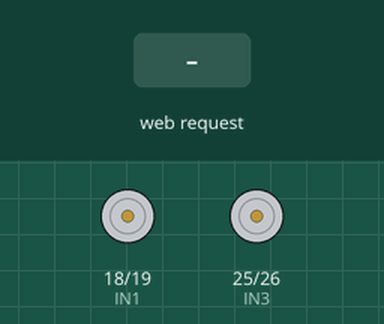
This sketch was run on a simulated ESP32. Shown: motor-driver pin pairs drawn as motors (green arrow = first pin HIGH = forward, orange = second pin HIGH = backward, longer = more drive). The inputs (shaded band) are chosen by the test bench.

Above: at 1.2 s.
1.3 s: HTTP request GET /forward received
At 1.7 s:
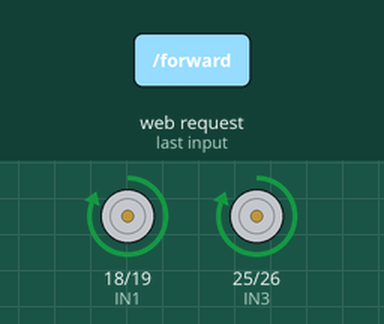
3.4 s: HTTP request GET /reverse received
At 3.8 s:
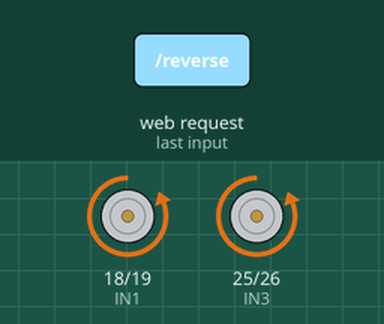
5.5 s: HTTP request GET /left received
At 5.9 s:
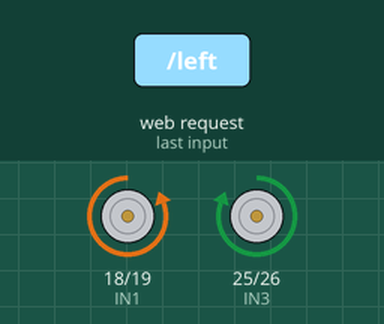
7.6 s: HTTP request GET /right received
At 8.0 s:
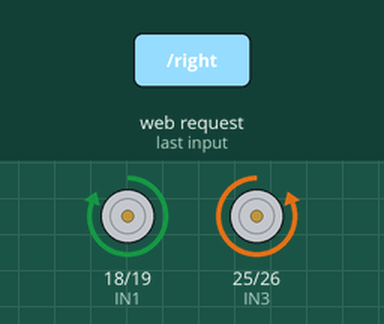
Timing chart, 0 to 10.6 s (numbered marks = the images above; inputs shaded):
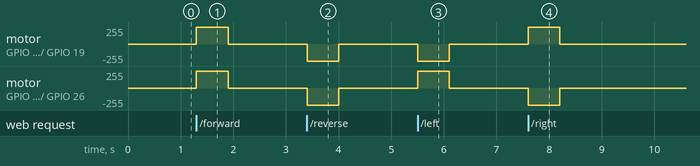

The sketch:

MINI_RC.ino
```cpp
#include <WiFi.h>
#include <WebServer.h>

const char* ssid = "MicroRC-Car";
const char* password = "password123";

WebServer server(80);

const int IN1 = 18;
const int IN2 = 19;
const int IN3 = 25;
const int IN4 = 26;

unsigned long lastCommand = 0;
const unsigned long FAILSAFE_MS = 600;
bool moving = false;

const char HTML_PAGE[] PROGMEM = R"rawliteral(
<!DOCTYPE html>
<html lang="en">
<head>
<meta charset="UTF-8">
<meta name="viewport" content="width=device-width,
 initial-scale=1, maximum-scale=1,
 user-scalable=no">
<title>Micro RC</title>
<style>
:root {
  --bg:#0b101b;
  --panel:#141f30;
  --cyan:#38d9ef;
  --text:#e2faff;
  --muted:#8191a8;
}
* { box-sizing:border-box; }
body {
  margin:0;
  min-height:100dvh;
  background:var(--bg);
  color:var(--text);
  font-family:system-ui,-apple-system,sans-serif;
  display:flex;
  justify-content:center;
  align-items:center;
  padding:18px;
  touch-action:manipulation;
}
.dashboard {
  width:100%;
  max-width:430px;
}
header {
  display:flex;
  align-items:center;
  justify-content:space-between;
  margin-bottom:22px;
}
.brand { font-size:22px; font-weight:900; }
.brand span { color:var(--cyan); }
.subtitle {
  color:var(--muted);
  font-size:10px;
  letter-spacing:2px;
}
.connection {
  font-size:11px;
  padding:9px 12px;
  background:var(--panel);
  border-radius:20px;
}
.dot {
  display:inline-block;
  width:8px;
  height:8px;
  border-radius:50%;
  background:#ff5252;
  margin-right:6px;
}
.dot.online { background:#35dc93; }
.display {
  background:linear-gradient(145deg,#16283a,#101827);
  border:1px solid #24394d;
  border-radius:22px;
  padding:28px 16px;
  text-align:center;
}
.display small {
  color:var(--muted);
  letter-spacing:2px;
}
#action {
  font-size:29px;
  font-weight:900;
  margin:14px 0 5px;
  color:var(--cyan);
}
#detail { font-size:12px; color:var(--muted); }
.info {
  display:grid;
  grid-template-columns:1fr 1fr;
  gap:12px;
  margin-top:14px;
}
.info div {
  background:var(--panel);
  border-radius:14px;
  padding:14px;
}
.info small { color:var(--muted); }
.info strong { display:block; margin-top:5px; }
.controls-title {
  text-align:center;
  margin:28px 0 18px;
  font-size:11px;
  letter-spacing:2px;
  color:var(--muted);
}
.pad {
  display:grid;
  grid-template-columns:repeat(3,minmax(0,1fr));
  gap:12px;
  max-width:340px;
  margin:auto;
}
.drive {
  aspect-ratio:1;
  background:#1b2c41;
  border:1px solid #3b6276;
  border-radius:20px;
  color:#8beafa;
  font-size:32px;
  font-weight:bold;
  cursor:pointer;
  touch-action:none;
  user-select:none;
  -webkit-user-select:none;
}
.drive.active {
  background:#087e91;
  color:white;
  transform:scale(.96);
}
#forward { grid-column:2; grid-row:1; }
#left { grid-column:1; grid-row:2; }
#stop { grid-column:2; grid-row:2; }
#right { grid-column:3; grid-row:2; }
#reverse { grid-column:2; grid-row:3; }
#stop {
  background:#8b2636;
  color:white;
  border-color:#bc4455;
  font-size:16px;
}
footer {
  text-align:center;
  color:var(--muted);
  font-size:12px;
  margin-top:30px;
}
</style>
</head>
<body>
<div class="dashboard">
<header>
  <div>
    <div class="brand">MICRO<span>RC</span></div>
    <div class="subtitle">V2.0</div>
  </div>
  <div class="connection">
    <span class="dot" id="dot"></span>
    <span id="connection">CHECKING</span>
  </div>
</header>

<section class="display">
  <small>DRIVE STATUS</small>
  <div id="action">STANDBY</div>
  <div id="detail">Hold a button to drive</div>
</section>

<div class="info">
  <div>
    <small>CONTROL</small>
    <strong>Wi-Fi AP</strong>
  </div>
  <div>
    <small>SAFETY</small>
    <strong>Auto Stop</strong>
  </div>
</div>

<div class="controls-title">DIRECTIONAL CONTROLS</div>
<div class="pad">
  <button class="drive" id="forward"
    data-cmd="forward">▲</button>
  <button class="drive" id="left"
    data-cmd="left">◀</button>
  <button class="drive" id="stop">STOP</button>
  <button class="drive" id="right"
    data-cmd="right">▶</button>
  <button class="drive" id="reverse"
    data-cmd="reverse">▼</button>
</div>

<footer>
  Hold to drive · Release to stop<br>
  Keyboard: W A S D / Arrow Keys / Space
</footer>
</div>

<script>
const action = document.getElementById('action');
const detail = document.getElementById('detail');
const dot = document.getElementById('dot');
const connection = document.getElementById('connection');

let active = null;
let timer = null;
let pending = false;
let requestController = null;

const labels = {
  forward:'FORWARD',
  reverse:'REVERSE',
  left:'TURN LEFT',
  right:'TURN RIGHT',
  stop:'STANDBY'
};

function showConnection(ok) {
  dot.classList.toggle('online',ok);
  connection.textContent = ok ? 'CONNECTED' : 'OFFLINE';
}

async function send(cmd) {
  // Only one outstanding request at a time.
  if (pending) return;
  pending = true;
  requestController = new AbortController();
  const timeout = setTimeout(
    () => requestController.abort(), 350
  );
  try {
    const r = await fetch('/' + cmd, {
      cache:'no-store',
      signal:requestController.signal
    });
    showConnection(r.ok);
  } catch(e) {
    showConnection(false);
  } finally {
    clearTimeout(timeout);
    pending = false;
    requestController = null;
  }
}

function start(cmd) {
  if (active === cmd) return;
  stop();
  active = cmd;
  action.textContent = labels[cmd];
  detail.textContent = 'Driving · Hold to continue';
  document.getElementById(cmd).classList.add('active');
  send(cmd);
  timer = setInterval(() => {
    if (active === cmd) send(cmd);
  }, 150);
}

function stop() {
  if (timer) clearInterval(timer);
  timer = null;
  if (active)
    document.getElementById(active).classList.remove('active');
  active = null;
  action.textContent = 'STANDBY';
  detail.textContent = 'Motors stopped';
  // Retry stop briefly if a previous request is in flight.
  const tryStop = () => {
    if (!pending) send('stop');
    else setTimeout(tryStop, 40);
  };
  tryStop();
}

document.querySelectorAll('[data-cmd]').forEach(btn => {
  btn.addEventListener('pointerdown',e => {
    e.preventDefault();
    btn.setPointerCapture(e.pointerId);
    start(btn.dataset.cmd);
  });
  btn.addEventListener('pointerup',stop);
  btn.addEventListener('pointercancel',stop);
  btn.addEventListener('lostpointercapture',stop);
});
document.getElementById('stop')
  .addEventListener('pointerdown',stop);

const keys = {
  w:'forward', ArrowUp:'forward',
  s:'reverse', ArrowDown:'reverse',
  a:'left', ArrowLeft:'left',
  d:'right', ArrowRight:'right'
};
let heldKey = null;
document.addEventListener('keydown',e => {
  if (e.code === 'Space') {
    e.preventDefault();
    heldKey = null;
    stop();
    return;
  }
  const cmd = keys[e.key];
  if (!cmd) return;
  e.preventDefault();
  if (e.repeat) return;
  heldKey = e.key;
  start(cmd);
});
document.addEventListener('keyup',e => {
  if (e.key === heldKey) {
    heldKey = null;
    stop();
  }
});
window.addEventListener('blur',stop);
document.addEventListener('visibilitychange',() => {
  if (document.hidden) stop();
});

// Check initial connection.
send('stop');
</script>
</body>
</html>
)rawliteral";

void motorsOff() {
  digitalWrite(IN1, LOW);
  digitalWrite(IN2, LOW);
  digitalWrite(IN3, LOW);
  digitalWrite(IN4, LOW);
  moving = false;
}

void drive(int a, int b, int c, int d) {
  digitalWrite(IN1, a);
  digitalWrite(IN2, b);
  digitalWrite(IN3, c);
  digitalWrite(IN4, d);
  moving = true;
  lastCommand = millis();
}

void handleCommand() {
  String path = server.uri();

  if (path == "/forward")
    drive(HIGH, LOW, HIGH, LOW);
  else if (path == "/reverse")
    drive(LOW, HIGH, LOW, HIGH);
  else if (path == "/left")
    drive(LOW, HIGH, HIGH, LOW);
  else if (path == "/right")
    drive(HIGH, LOW, LOW, HIGH);
  else if (path == "/stop")
    motorsOff();
  else {
    server.send(404, "text/plain", "Unknown command");
    return;
  }

  server.send(200, "text/plain", "OK");
}

void setup() {
  pinMode(IN1, OUTPUT);
  pinMode(IN2, OUTPUT);
  pinMode(IN3, OUTPUT);
  pinMode(IN4, OUTPUT);
  motorsOff();

  WiFi.mode(WIFI_AP);
  WiFi.softAP(ssid, password);

  server.on("/", []() {
    server.send_P(200, "text/html", HTML_PAGE);
  });

  server.on("/forward", handleCommand);
  server.on("/reverse", handleCommand);
  server.on("/left", handleCommand);
  server.on("/right", handleCommand);
  server.on("/stop", handleCommand);

  server.begin();
}

void loop() {
  server.handleClient();

  if (moving && millis() - lastCommand > FAILSAFE_MS) {
    motorsOff();
  }
}
```

Measured:
- after the input at 1.3 s, motor on GPIO 18 (IN1) / GPIO 19 (IN2), motor on GPIO 25 (IN3) / GPIO 26 (IN4): stopped → forward 255/255 at once, → stopped 0.60 s later
- after the input at 3.4 s, motor on GPIO 18 (IN1) / GPIO 19 (IN2), motor on GPIO 25 (IN3) / GPIO 26 (IN4): stopped → backward 255/255 at once, → stopped 0.60 s later
- after the input at 5.5 s, motor on GPIO 18 (IN1) / GPIO 19 (IN2): stopped → backward 255/255 at once, → stopped 0.60 s later; motor on GPIO 25 (IN3) / GPIO 26 (IN4): stopped → forward 255/255 at once, → stopped 0.60 s later
- after the input at 7.6 s, motor on GPIO 18 (IN1) / GPIO 19 (IN2): stopped → forward 255/255 at once, → stopped 0.60 s later; motor on GPIO 25 (IN3) / GPIO 26 (IN4): stopped → backward 255/255 at once, → stopped 0.60 s later
